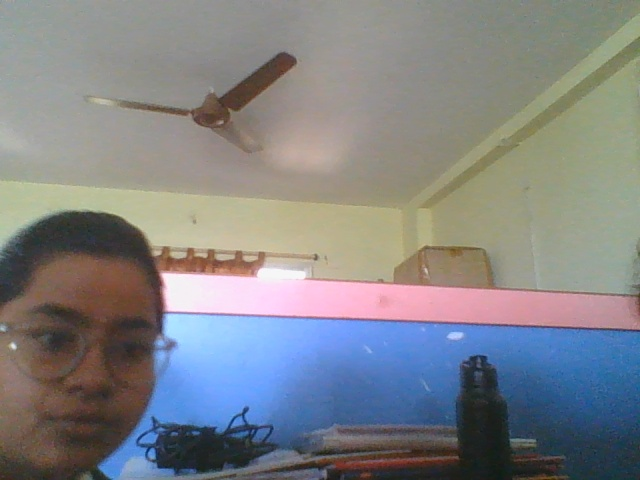
#> input picture captured/unknown_20260223_145531.jpg, 640 x 480 px, given in place of the camera
$ python main.py captured/unknown_20260223_145531.jpg
#> lines starting #> are read from the running program, lines starting #| are printed output that depends on the picture; after the words box and inside, x2 and y2 are one past the last pixel; in counts of white or black regions, pixels touching at a corner belong together
#> (reads encodings/encodings.pkl from the repository)
### camera_feed.py
"""
camera_feed.py  –  Real-time camera monitoring with face recognition.

Features
--------
* Live webcam feed with face detection every N frames (configurable).
* Recognised faces get a GREEN box + name label.
* Unknown faces get a RED box + "UNKNOWN" label and trigger alerts.
* Captures a timestamped screenshot of every unknown detection to `captured/`.
* On-screen HUD showing FPS, detection count, and status.
* Press 'q' to quit.
"""

import os
import cv2
import time
import pickle
import datetime
import numpy as np
import face_recognition

from alerts.send_email import send_email
from alerts.send_sms import send_sms

# ─── Configuration ────────────────────────────────────────────────────────────
ENCODINGS_PATH      = 'encodings/encodings.pkl'
CAPTURE_DIR         = 'captured'
TOLERANCE           = 0.5          # face distance threshold (lower = stricter)
DETECT_EVERY_N      = 3            # run recognition every N frames (performance)
ALERT_COOLDOWN_SEC  = 30           # min seconds between repeated alerts for same type
SCALE_FACTOR        = 0.25         # downscale for faster detection (0.25 = 1/4 size)
CAMERA_INDEX        = 0            # webcam index

# Colours (BGR)
GREEN   = (0, 200, 0)
RED     = (0, 0, 220)
YELLOW  = (0, 220, 255)
WHITE   = (255, 255, 255)
BLACK   = (0, 0, 0)
DARK_BG = (30, 30, 30)


# ─── Helpers ──────────────────────────────────────────────────────────────────

def load_encodings(path=ENCODINGS_PATH):
    """Load known face encodings from pickle file."""
    if not os.path.exists(path):
        print(f"[camera] Encodings file not found at '{path}'.")
        return {}, []
    with open(path, 'rb') as f:
        data = pickle.load(f)

    known_names = []
    known_encodings = []
    for name, enc_list in data.items():
        for enc in enc_list:
            known_names.append(name)
            known_encodings.append(enc)

    print(f"[camera] Loaded {len(known_encodings)} encoding(s) for {len(data)} person(s).")
    return known_names, known_encodings


# [23 lines left out: functions save_capture, draw_label, not called in this run]


def draw_hud(frame, fps, known_count, unknown_count, status):
    """Draw a heads-up display overlay on the top of the frame."""
    h, w = frame.shape[:2]

    # Semi-transparent top bar
    overlay = frame.copy()
    cv2.rectangle(overlay, (0, 0), (w, 48), DARK_BG, cv2.FILLED)
    cv2.addWeighted(overlay, 0.75, frame, 0.25, 0, frame)

    font = cv2.FONT_HERSHEY_SIMPLEX
    y = 32

    # FPS
    cv2.putText(frame, f"FPS: {fps:.1f}", (12, y), font, 0.55, GREEN, 1, cv2.LINE_AA)

    # Detection counts
    info = f"Known: {known_count}  |  Unknown: {unknown_count}"
    cv2.putText(frame, info, (160, y), font, 0.55, WHITE, 1, cv2.LINE_AA)

    # Status
    status_color = GREEN if status == 'SECURE' else RED
    cv2.putText(frame, status, (w - 200, y), font, 0.65, status_color, 2, cv2.LINE_AA)

    # Timestamp
    ts = datetime.datetime.now().strftime('%Y-%m-%d  %H:%M:%S')
    cv2.putText(frame, ts, (w - 220, h - 12), font, 0.45, YELLOW, 1, cv2.LINE_AA)


# ─── Main Feed Loop ──────────────────────────────────────────────────────────

def run_camera_feed():
    """Launch the live camera feed with face recognition."""

    known_names, known_encodings = load_encodings()

    if not known_encodings:
        print("[camera] ⚠  No known encodings loaded. All faces will be marked UNKNOWN.")

    cap = cv2.VideoCapture(CAMERA_INDEX)
    if not cap.isOpened():
        print("❌ Cannot open camera. Check that a webcam is connected.")
        return

    print("[camera] Camera opened. Press 'q' to quit.")

    frame_count = 0
    fps = 0.0
    prev_time = time.time()
    last_alert_time = 0

    # Persistent detection results (carry forward between skipped frames)
    face_locations = []
    face_labels = []

    while True:
        ret, frame = cap.read()
#> frame is the input picture: shape (480, 640, 3); mean B, G, R 133.8, 131.4, 129.8
        if not ret:
            print("❌ Failed to grab frame.")
            break

        frame_count += 1
        display = frame.copy()

        # ── Face detection + recognition (every N frames) ─────────────
        if frame_count % DETECT_EVERY_N == 0:
            # Downscale for speed
            small = cv2.resize(frame, (0, 0), fx=SCALE_FACTOR, fy=SCALE_FACTOR)
            rgb_small = cv2.cvtColor(small, cv2.COLOR_BGR2RGB)

            face_locations_raw = face_recognition.face_locations(rgb_small, model='hog')
            face_encs = face_recognition.face_encodings(rgb_small, face_locations_raw)

            face_locations = []
            face_labels = []

            for (top, right, bottom, left), enc in zip(face_locations_raw, face_encs):
                # Scale back up
                inv = int(1 / SCALE_FACTOR)
                top    *= inv
                right  *= inv
                bottom *= inv
                left   *= inv

                label = "UNKNOWN"

                if known_encodings:
                    distances = face_recognition.face_distance(known_encodings, enc)
                    best_idx = np.argmin(distances)
                    if distances[best_idx] <= TOLERANCE:
                        label = known_names[best_idx]

                face_locations.append((top, right, bottom, left))
                face_labels.append(label)

        # ── Draw bounding boxes ───────────────────────────────────────
        known_count = 0
        unknown_count = 0

        for (top, right, bottom, left), label in zip(face_locations, face_labels):
            if label == "UNKNOWN":
                unknown_count += 1
                color = RED
                box_thickness = 3

                # Alert + capture (with cooldown)
                now = time.time()
                if now - last_alert_time > ALERT_COOLDOWN_SEC:
                    last_alert_time = now
                    save_capture(frame, label='unknown')
                    send_email('bnikitha9618@gmail.com', '🚨 Threat Alert',
                               'Unknown person detected on camera feed.')
                    send_sms('+91 9618354541',
                             '🚨 Unknown person detected on camera feed.')
            else:
                known_count += 1
                color = GREEN
                box_thickness = 2

            # Bounding box
            cv2.rectangle(display, (left, top), (right, bottom), color, box_thickness)

            # Label
            draw_label(display, label.upper(), left, top, color)
#> after the loop, known_count = 0; last_alert_time = 0; unknown_count = 0

        # ── HUD ───────────────────────────────────────────────────────
        current_time = time.time()
        fps = 1.0 / max(current_time - prev_time, 1e-6)
        prev_time = current_time

        status = 'THREAT' if unknown_count > 0 else 'SECURE'
#> status = 'SECURE'
        draw_hud(display, fps, known_count, unknown_count, status)
#> in draw_hud, `cv2.rectangle(overlay, (0, 0), (w, 48), DARK_BG, cv2.FILLED)`:
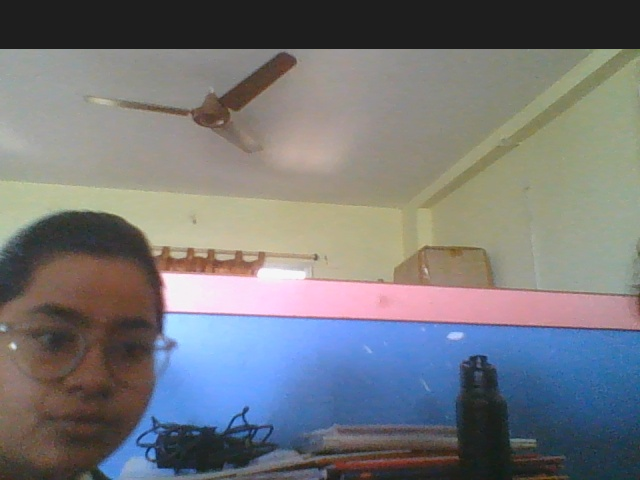
#> overlay: shape (480, 640, 3); 10.21% of pixels changed, all inside (x1, y1, x2, y2) = (0, 0, 640, 49)
#> in draw_hud, `cv2.addWeighted(overlay, 0.75, frame, 0.25, 0, frame)`:
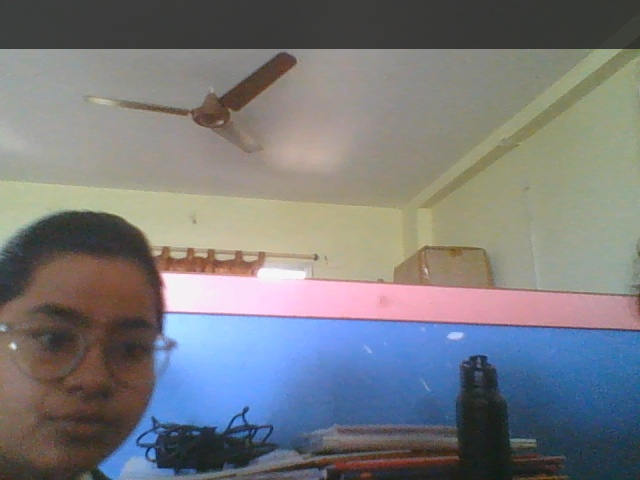
#> frame: shape (480, 640, 3); mean B, G, R 125.5, 122.6, 121.2
#> in draw_hud, `font = cv2.FONT_HERSHEY_SIMPLEX`: font = 0
#> in draw_hud, `info = f"Known: {known_count}  |  Unknown: {unknown_count}"`: info = 'Known: 0  |  Unknown: 0'
#> in draw_hud, `cv2.putText(frame, ts, (w - 220, h - 12), font, 0.45, YELLOW, 1, cv2.L..`:
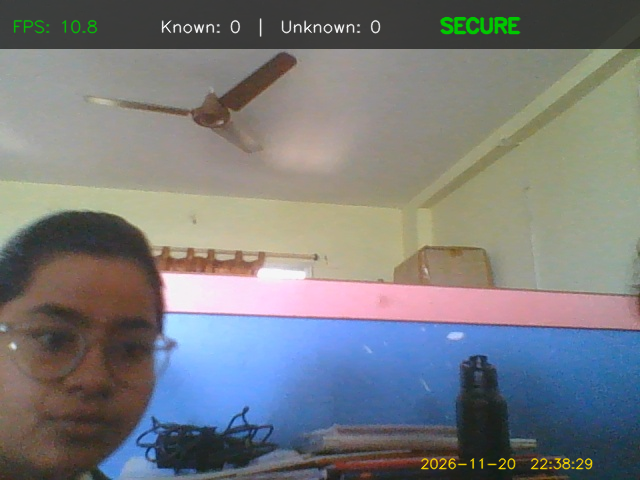
#> frame: shape (480, 640, 3); mean B, G, R 125.5, 123.6, 121.7

        # ── Show frame ────────────────────────────────────────────────
        cv2.imshow('Threat Monitoring System', display)

        if cv2.waitKey(1) & 0xFF == ord('q'):
#> (key q is pressed here)
            print("[camera] Exiting…")
            break

    cap.release()
    cv2.destroyAllWindows()


# [2 lines that do not run on import are left out]

### main.py
"""
main.py  –  Threat Monitoring System entry point.

Usage
-----
    python main.py              # launch live camera feed (default)
    python main.py --simulate   # run simulated detection (no camera needed)
    python main.py --encode     # rebuild face encodings only
"""

import os
import sys
import pickle
import random

from encode_faces import build_encodings
from alerts.send_email import send_email
from alerts.send_sms import send_sms

ENC_PATH = 'encodings/encodings.pkl'


# ─── Helpers ──────────────────────────────────────────────────────────────────

def load_encodings(path=ENC_PATH):
    if not os.path.exists(path):
        print('[main] Encodings not found — building now…')
        build_encodings()
    try:
        with open(path, 'rb') as f:
            return pickle.load(f)
    except Exception as e:
        print('Failed to load encodings:', e)
        return {}


def simulate_detection(encodings):
    """Pick a random known person and fire stub alerts (no camera needed)."""
    if not encodings:
        print('No known encodings available.')
        return
    person = random.choice(list(encodings.keys()))
    print('Detected person:', person)
    send_email('bnikitha9618@gmail.com', 'Alert', f'Detected {person}')
    send_sms('+919618354541', f'Detected {person}')


# ─── CLI ──────────────────────────────────────────────────────────────────────

def print_banner():
    print()
    print('╔══════════════════════════════════════════╗')
    print('║     THREAT MONITORING SYSTEM  v2.0       ║')
    print('╠══════════════════════════════════════════╣')
    print('║  Modes:                                  ║')
    print('║   (default)    Live camera feed           ║')
    print('║   --simulate   Simulated detection        ║')
    print('║   --encode     Rebuild face encodings     ║')
    print('╚══════════════════════════════════════════╝')
    print()


if __name__ == '__main__':
    print_banner()

    args = sys.argv[1:]

    if '--encode' in args:
        print('[main] Rebuilding encodings…')
        build_encodings()
        print('[main] Done.')

    elif '--simulate' in args:
        enc = load_encodings()
        simulate_detection(enc)

    else:
        # Default: live camera feed
        print('[main] Starting live camera feed…')
        print('[main] Press "q" in the camera window to quit.\n')

        # Ensure encodings exist
        load_encodings()

        from camera_feed import run_camera_feed
        run_camera_feed()
